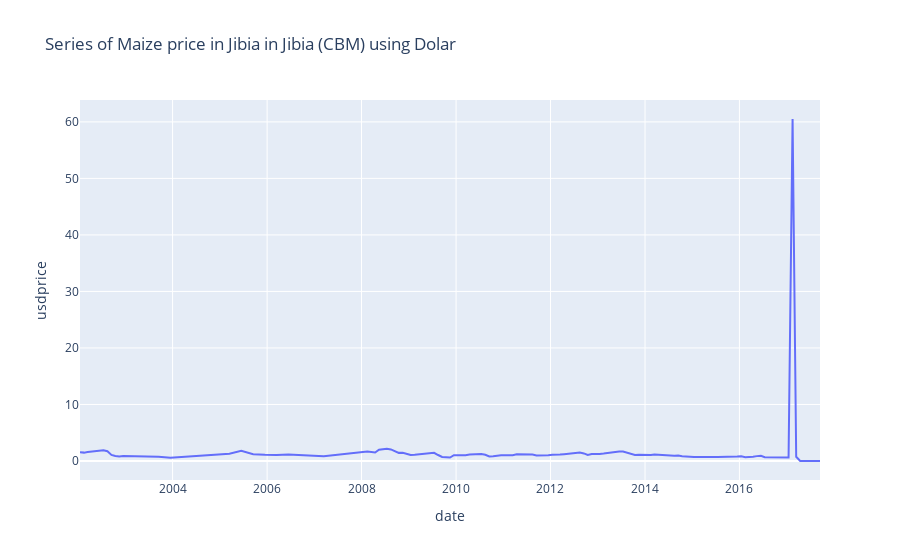

The notebook cell saved with this chart:
### Code cell
px.line(dataframe_plot, x='date', y='usdprice', title='Series of Maize price in Jibia in Jibia (CBM) using Dolar')
